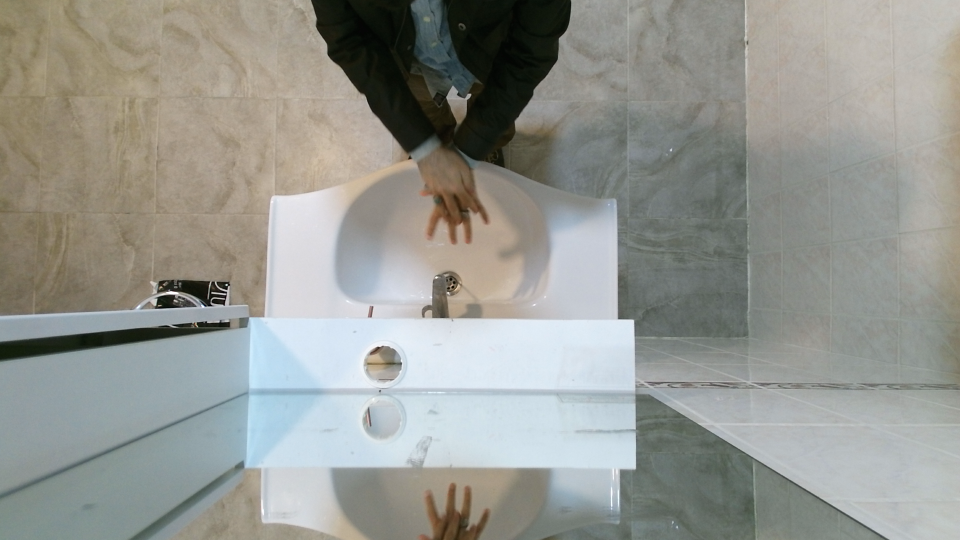
#> input picture test data/rgb/0-1.png, 960 x 540 px, found by its file name; its folder holds only this picture in this run
$ python create_rgb_pickle.py
#> lines starting #> are read from the running program, lines starting #| are printed output that depends on the picture
import numpy as np
import os
import cv2
import pickle
from natsort import realsorted
from tensorflow.keras.utils import to_categorical

def create_training_data(PATH):
#> called with PATH = '../dataset/'
    for char in CHARS:
        for cls in CLASSES:
            cls_num = CLASSES.index(cls)
            for session in SESSION:
                for b in BATHROOM:
                    COMBINED_PATH1 = PATH + char + "/" + cls + "/" + session + "/" + b + "/rgb/"
                    COMBINED_PATH2 = PATH + char + "/" + cls + "/" + session + "/" + b + "/segmented/"
                    counter = 0
                    for image in realsorted(os.listdir(COMBINED_PATH1)):
                        print(COMBINED_PATH1 + image)
                        if ".png" in image:
                            img_array = cv2.imread(COMBINED_PATH1 + image)
#> img_array is the input picture: shape (540, 960, 3); mean B, G, R 145.2, 150.9, 149.3
                            read_segmented = cv2.imread(COMBINED_PATH2 + image)
                            read_segmented = cv2.cvtColor(read_segmented, cv2.COLOR_BGR2GRAY)
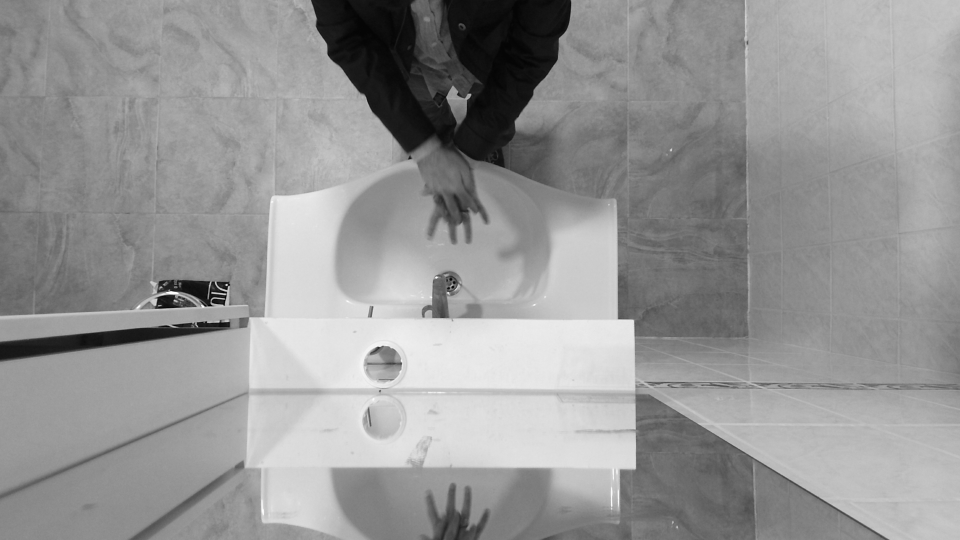
#> read_segmented: shape (540, 960); min 0, max 254, mean 149.8
                            contours, hierarchy  = cv2.findContours(read_segmented, cv2.RETR_EXTERNAL, cv2.CHAIN_APPROX_SIMPLE)
#> contours = [[[0, 0], [0, 539], [959, 539], [959, 0]]]
                            cnt = contours[0]
#> cnt = [[0, 0], [0, 539], [959, 539], [959, 0]]

                            x,y,w,h = cv2.boundingRect(cnt)
#> x = 0; y = 0; w = 960; h = 540
                            voc_bbox = (x, y, x+w, y+h)
#> voc_bbox = (0, 0, 960, 540)
                            w = int(w / 2)
#> w = 480
                            midx = x + w
#> midx = 480
                            boty = y + h + 25
#> boty = 565
                            topx = midx - 75
#> topx = 405
                            topy = boty - 150
#> topy = 415

                            roi = img_array[(topy):(boty), (topx):(topx + 150)]
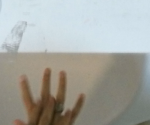
#> roi: shape (125, 150, 3); mean B, G, R 161, 166.7, 165.5
                            roi = cv2.resize(roi, (96, 96))
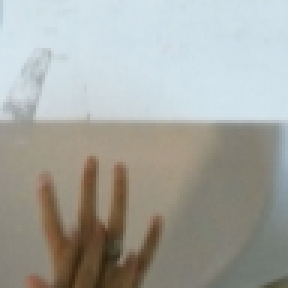
#> roi: shape (96, 96, 3) (shown 3 times larger); mean B, G, R 160.9, 166.6, 165.4

                            if roi is not None:
                                training_data.append(roi)
                                class_data.append(cls_num)


PATH = "../dataset/"

CLASSES = ["1", "2", "3", "4", "5", "6", "7", "8"]
CHARS = ["char1", "char2", "char3", "char4"]
SESSION = ["normal", "soap"]
BATHROOM = ["b1", "b2", "b3", "b4"]

################################################
################### CREATE #####################
################################################

training_data = []
class_data = []

create_training_data(PATH)

#> (the run stopped early here; a loop or call above may not have finished)
